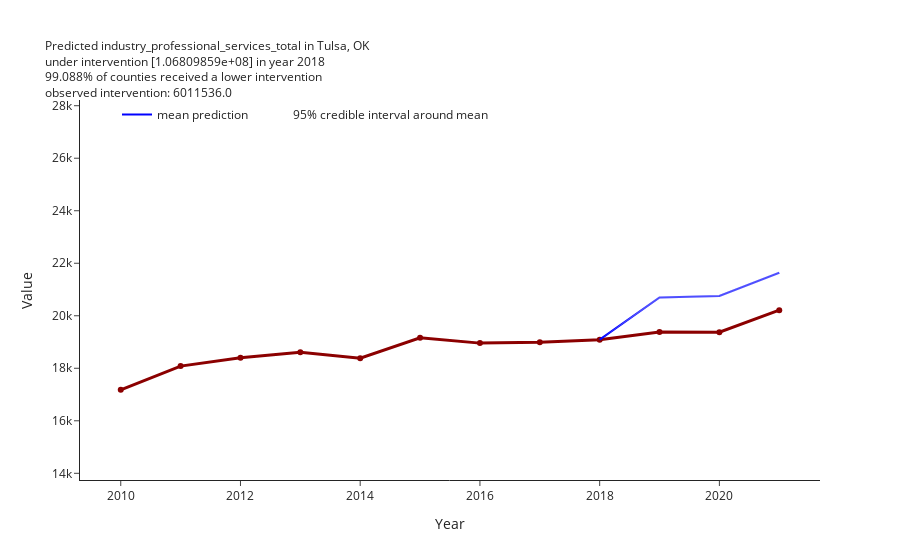

The code cell stored with this chart in its notebook:
### Code cell
fips = 40143
intervention = "spending_commerce"
outcome = "industry_professional_services_total"
year = 2018
intervened_value = 1

ci = CausalInsight(
        outcome_dataset=outcome,
        intervention_dataset=intervention,
        num_samples=num_samples,
    )

percent_calc = ci.slider_values_to_interventions(intervened_percent=intervened_value, year = year)
intervened_value = percent_calc['intervened_transformed']


ci.get_tau_samples()
ci.get_fips_predictions(intervened_value=intervened_value, fips=fips, year = year, intervention_is_percentile=False)
fig = ci.plot_predictions(range_multiplier=1, show_figure=True, scaling="original")

### Figure 1 — Plotly figure (JSON) as saved in the notebook; plotly's stock layout.template omitted (floating-point values rounded to 4 significant figures)
{"data": [{"line": {"color": "darkred", "width": 3}, "mode": "lines+markers", "name": "Tulsa, OK", "showlegend": false, "text": "Tulsa, OK", "textposition": "top right", "type": "scatter", "x": [2010, 2011, 2012, 2013, 2014, 2015, 2016, 2017, 2018, 2019, 2020, 2021], "y": [17181, 18083, 18399, 18611, 18382, 19162, 18958, 18994, 19090, 19379, 19376, 20212]}, {"line": {"color": "blue", "width": 2}, "mode": "lines", "name": "mean prediction", "text": [19090, 20700.0, 20750.0, 21640.0], "type": "scatter", "x": ["2018", "2019", "2020", "2021"], "y": [19090, 20700.0, 20750.0, 21640.0]}, {"fill": "toself", "fillcolor": "rgba(255, 255, 255, 0.31)", "line": {"color": "rgba(255,255,255,0)"}, "name": "95% credible interval around mean", "type": "scatter", "x": ["2018", "2019", "2020", "2021", "2021", "2020", "2019", "2018"], "y": [19090, 20750.0, 20800.0, 21710.0, 21570.0, 20700.0, 20650.0, 19090]}], "layout": {"legend": {"orientation": "h", "traceorder": "normal", "x": 0.05, "y": 1}, "title": {"font": {"size": 12}, "text": "Predicted industry_professional_services_total in Tulsa, OK<br>under intervention [1.06809859e+08] in year 2018<br>99.088% of counties received a lower intervention <br>observed intervention: 6011536.0"}, "xaxis": {"title": {"text": "Year"}}, "yaxis": {"range": [13740.0, 28220.0], "title": {"text": "Value"}}}}
